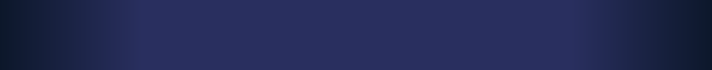
  <widget class="QDockWidget" name="dockWidgetMenuBar">
   <property name="sizePolicy">
    <sizepolicy hsizetype="Preferred" vsizetype="Preferred">
     <horstretch>0</horstretch>
     <verstretch>0</verstretch>
    </sizepolicy>
   </property>
   <property name="minimumSize">
    <size>
     <width>712</width>
     <height>70</height>
    </size>
   </property>
   <property name="maximumSize">
    <size>
     <width>524287</width>
     <height>70</height>
    </size>
   </property>
   <property name="font">
    <font>
     <family>Georgia</family>
     <pointsize>10</pointsize>
    </font>
   </property>
   <property name="features">
    <set>QDockWidget::NoDockWidgetFeatures</set>
   </property>
   <property name="allowedAreas">
    <set>Qt::TopDockWidgetArea</set>
   </property>
   <attribute name="dockWidgetArea">
    <number>4</number>
   </attribute>
   <widget class="QWidget" name="dockWidgetContents_5">
    <property name="sizePolicy">
     <sizepolicy hsizetype="Preferred" vsizetype="Preferred">
      <horstretch>0</horstretch>
      <verstretch>0</verstretch>
     </sizepolicy>
    </property>
    <property name="styleSheet">
     <string notr="true">QWidget{background: qlineargradient(x1 : 0, y1 : 0, x2 : 1, y2 : 0, stop : 0 #0c172a, stop: 0.2 #292f5f, stop: 0.8 #292f5f, stop: 1.0 #0c172a);}</string>
    </property>
    <layout class="QHBoxLayout" name="horizontalLayout">
     <property name="spacing">
      <number>9</number>
     </property>
     <property name="topMargin">
      <number>0</number>
     </property>
     <property name="bottomMargin">
      <number>0</number>
     </property>
     <item>
      <spacer name="horizontalSpacer">
       <property name="font">
        <font>
         <family>Georgia</family>
         <pointsize>10</pointsize>
        </font>
       </property>
       <property name="orientation">
        <enum>Qt::Horizontal</enum>
       </property>
       <property name="sizeHint" stdset="0">
        <size>
         <width>325</width>
         <height>20</height>
        </size>
       </property>
      </spacer>
     </item>
     <item>
      <widget class="QPushButton" name="pushButtonPatientManagement">
       <property name="font">
        <font>
         <family>Georgia</family>
         <pointsize>10</pointsize>
        </font>
       </property>
       <property name="toolTip">
        <string>Patient Management</string>
       </property>
       <property name="text">
        <string/>
       </property>
       <property name="icon">
        <iconset resource="../Resource/Dental.qrc">
         <normaloff>:/HyperBlue/hyperblue/icon/patient-normal.png</normaloff>
         <normalon>:/HyperBlue/hyperblue/icon/patient-selected.png</normalon>:/HyperBlue/hyperblue/icon/patient-normal.png</iconset>
       </property>
       <property name="iconSize">
        <size>
         <width>30</width>
         <height>30</height>
        </size>
       </property>
       <property name="flat">
        <bool>true</bool>
       </property>
      </widget>
     </item>
     <item>
      <widget class="QPushButton" name="pushButtonHelp">
       <property name="font">
        <font>
         <family>Georgia</family>
         <pointsize>10</pointsize>
        </font>
       </property>
       <property name="toolTip">
        <string>Help</string>
       </property>
       <property name="text">
        <string/>
       </property>
       <property name="icon">
        <iconset resource="../Resource/Dental.qrc">
         <normaloff>:/HyperBlue/hyperblue/icon/help-normal.png</normaloff>
         <normalon>:/HyperBlue/hyperblue/icon/help-selected.png</normalon>:/HyperBlue/hyperblue/icon/help-normal.png</iconset>
       </property>
       <property name="iconSize">
        <size>
         <width>30</width>
         <height>30</height>
        </size>
       </property>
       <property name="flat">
        <bool>true</bool>
       </property>
      </widget>
     </item>
     <item>
      <widget class="QPushButton" name="pushButtonAbout">
       <property name="font">
        <font>
         <family>Georgia</family>
         <pointsize>10</pointsize>
        </font>
       </property>
       <property name="toolTip">
        <string>About</string>
       </property>
       <property name="text">
        <string/>
       </property>
       <property name="icon">
        <iconset resource="../Resource/Dental.qrc">
         <normaloff>:/HyperBlue/hyperblue/icon/about-normal.png</normaloff>
         <normalon>:/HyperBlue/hyperblue/icon/about-selected.png</normalon>:/HyperBlue/hyperblue/icon/about-normal.png</iconset>
       </property>
       <property name="iconSize">
        <size>
         <width>30</width>
         <height>30</height>
        </size>
       </property>
       <property name="flat">
        <bool>true</bool>
       </property>
      </widget>
     </item>
     <item>
      <widget class="QPushButton" name="pushButtonHome">
       <property name="font">
        <font>
         <family>Georgia</family>
         <pointsize>10</pointsize>
        </font>
       </property>
       <property name="toolTip">
        <string>Home</string>
       </property>
       <property name="text">
        <string/>
       </property>
       <property name="icon">
        <iconset resource="../Resource/Dental.qrc">
         <normaloff>:/HyperBlue/hyperblue/icon/home-normal.png</normaloff>
         <normalon>:/HyperBlue/hyperblue/icon/home-selected.png</normalon>:/HyperBlue/hyperblue/icon/home-normal.png</iconset>
       </property>
       <property name="iconSize">
        <size>
         <width>30</width>
         <height>30</height>
        </size>
       </property>
       <property name="flat">
        <bool>true</bool>
       </property>
      </widget>
     </item>
    </layout>
   </widget>
  </widget>
